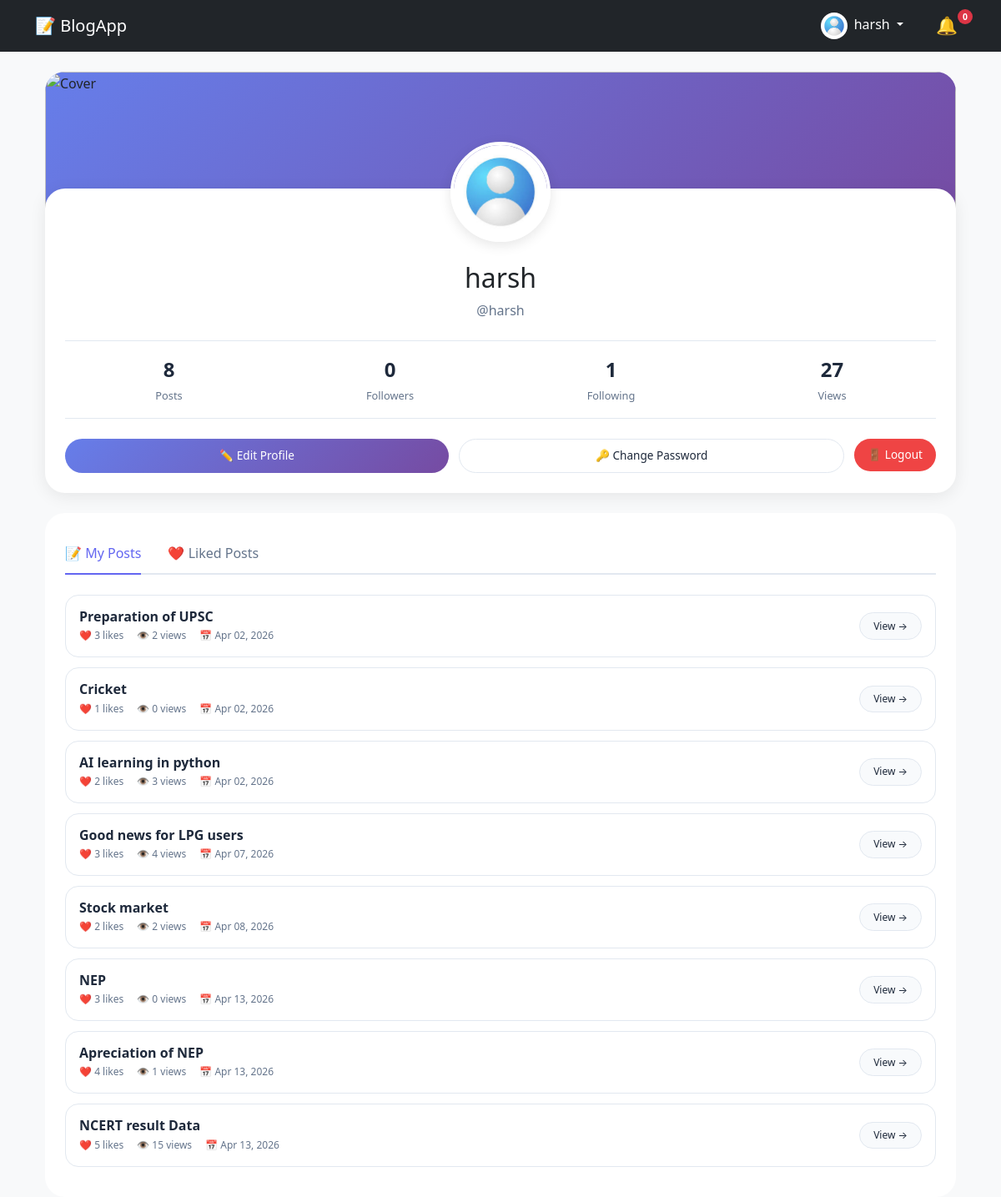
/profile/ (signed in), run on the app's committed database.
### blogapp/models.py (models this page shows, shortened)
class Profile(models.Model):
    user = models.OneToOneField(User, on_delete=models.CASCADE)
    profile_pic = models.ImageField(blank=True, null=True)
    bio = models.TextField(blank=True, null=True)
    followers = models.ManyToManyField(User, related_name="following", blank=True)
    created_at = models.DateTimeField(auto_now_add=True)
    def followers_count(self):  # ← Note the 's'
        return self.followers.count()
    def following_count(self):
        return self.user.following.count()

class Post(models.Model):
    author = models.ForeignKey(User, on_delete=models.CASCADE)
    category = models.ForeignKey(Category, on_delete=models.CASCADE)
    title = models.CharField(max_length=50)
    content = models.TextField()
    image = models.ImageField(null=True, blank=True)
    created_at = models.DateTimeField(auto_now_add=True)
    likes = models.ManyToManyField(User, related_name="liked_posts", blank=True)
    views = models.IntegerField(default=0)
    def total_likes(self):
        return self.likes.count()

### blogapp/views.py (the view)
# urls.py: path('profile/', profile_view, name='profile'),
@login_required
def profile_view(request, username=None):
    if username:
        user = get_object_or_404(User, username=username)
    else:
        user = request.user
    profile, created = Profile.objects.get_or_create(user=user)
    user_posts = Post.objects.filter(author=user)
    liked_posts = user.liked_posts.all()
    print("Total followers", profile.followers.count())
    total_posts = user_posts.count()
    total_likes = sum(post.total_likes() for post in user_posts)
    total_views = sum(post.views for post in user_posts)
    is_following = False
    if request.user.is_authenticated and request.user != user:
        is_following = profile.followers.filter(id=request.user.id).exists()
    context = {
        'user': user,
        'profile': profile,
        'user_posts': user_posts,
        'liked_posts': liked_posts,
        'total_posts': total_posts,
        'total_likes': total_likes,
        'total_views': total_views,
        'is_following': is_following,
    }
    return render(request, "blog/profile.html", context)

### blogapp/context_processors.py (called while the page is built)
def notification_count(request):
    if request.user.is_authenticated:
        count = Notification.objects.filter(
            user=request.user,
            is_read=False
        ).count()
    else:
        count = 0
    return {'notification_count': count}

### blogapp/templates/blog/profile.html (shortened to what this page needs)
{% extends 'base.html' %}
{% load static %}
{% block extra_css %}
<link rel="stylesheet" href="{% static 'css/profile.css' %}">
{% endblock %}
{% block content %}
<div class="container">
    <div class="profile-cover">
    </div>
    <div class="profile-header-card">
        <div class="text-center">
            <div class="avatar-wrapper">
                {% if profile.profile_pic %}
                    <img src="{{ user.profile.profile_pic.url }}" alt="{{ user.username }}" class="profile-avatar-large" onclick="openImageModal(this.src);" style="cursor: pointer;">
                {% else %}
                    <div class="default-avatar-large" onclick="openImageModal(null, '{{ user.username}}')" style="cursor: pointer;">
                        {{ user.username|make_list|first|upper }}
                    </div>
                {% endif %}
            </div>
            <h2 style="margin-top: 0.5rem;">{{ user.get_full_name|default:user.username }}</h2>
            <p style="color: var(--text-gray);">@{{ user.username }}</p>
            <div class="stats-grid">
                <div class="stat-card">
                    <div class="stat-number">{{ total_posts }}</div>
                    <div class="stat-label">Posts</div>
                </div>
                <div class="stat-card">
                    <div class="stat-number" id="followers-count">{{ profile.followers_count }}</div>
                    <div class="stat-label">Followers</div>
                </div>
                <div class="stat-card">
                    <div class="stat-number">{{ profile.following_count }}</div>
                    <div class="stat-label">Following</div>
                </div>
                <div class="stat-card">
                    <div class="stat-number">{{ total_views }}</div>
                    <div class="stat-label">Views</div>
                </div>
            </div>
            {% if request.user == profile.user %}
                <div class="profile-actions">
                    <a href="{% url 'profile_update' %}" class="btn-profile btn-primary-profile">
                        ✏️ Edit Profile
                    </a>
                    <a href="{% url 'password_change' %}" class="btn-profile btn-outline-profile">
                        🔑 Change Password
                    </a>
                    <form action="{% url 'logout' %}" method="post" style="display: inline; margin: 0;">
                        <button type="submit" class="btn-profile btn-danger-profile">
                            🚪 Logout
                        </button>
                    </form>
                </div>
            {% endif %}
        </div>
    </div>
    <div style="background: white; border-radius: 24px; margin-top: 1.5rem; padding: 1.5rem;">
        <div class="profile-tabs">
            <button class="tab-btn active" onclick="switchTab('posts')">📝 My Posts</button>
            <button class="tab-btn" onclick="switchTab('liked')">❤️ Liked Posts</button>
        </div>
        <div id="posts-tab" class="tab-content active">
            {% for post in user_posts %}
                <div class="post-list-item">
                    <div class="post-info">
                        <h4><a href="{% url 'post_detail' post.id %}">{{ post.title }}</a></h4>
                        <div class="post-stats">
                            <span>❤️ {{ post.total_likes }} likes</span>
                            <span>👁️ {{ post.views }} views</span>
                            <span>📅 {{ post.created_at|date:"M d, Y" }}</span>
                        </div>
                    </div>
                    <a href="{% url 'post_detail' post.id %}" class="view-btn">View →</a>
                </div>
            {% empty %}
                <div style="text-align: center; padding: 3rem; color: var(--text-gray);">
                    <div style="font-size: 3rem; margin-bottom: 1rem;">📝</div>
                    <p>No posts yet.</p>
                    <a href="{% url 'post_create' %}" style="color: var(--primary);">Create your first post →</a>
                </div>
            {% endfor %}
        </div>
    </div>
</div>
{% endblock %}

### blogapp/templates/base.html (shortened to what this page needs)
{% load static %}
<html>
<head>
    <link href="https://cdn.jsdelivr.net/npm/bootstrap@5.3.0/dist/css/bootstrap.min.css" rel="stylesheet">
    <link rel="stylesheet" href="{% static 'css/style.css' %}">
    {% block extra_css %}{% endblock %}
</head>
<body class="bg-light">
    <nav class="navbar navbar-expand-lg navbar-dark bg-dark">
        <div class="container">
            <a class="navbar-brand" href="{% url 'post_list' %}">📝 BlogApp</a>
            <div class="d-flex align-items-center gap-3">
                <div class="dropdown">
                    <button class="btn btn-link dropdown-toggle text-white text-decoration-none" type="button"
                        data-bs-toggle="dropdown" aria-expanded="false">
                        {% if user.is_authenticated %}
                            {% if request.user.profile.profile_pic %}
                                <img src="{{ request.user.profile.profile_pic.url }}" alt="Avatar"
                                    style="width: 32px; height: 32px; border-radius: 50%; object-fit: cover;">
                            {% else %}
                                <div style="width: 32px; height: 32px; background: #667eea; border-radius: 50%; display: inline-flex; align-items: center; justify-content: center; color: white;">
                                    {{ request.user.username|make_list|first|upper }}
                                </div>
                            {% endif %}
                        {% else %}
                            <img src="{% static 'images/default-avatar.png' %}" alt="Avatar"
                                style="width: 32px; height: 32px; border-radius: 50%; object-fit: cover;">
                        {% endif %}
                        <span class="ms-1">{{ request.user.username|default:'Guest' }}</span>
                    </button>
                </div>
                {% if request.user.is_authenticated %}
                <div class="notification-wrapper" id="wrapper">
                    <a href="{% url 'notifications' %}" class="notification-bell-link" id="notificationBellLink">
                        🔔
                        <span id="notif-count" class="notification-badge">0</span>
                    </a>
                </div>
                {% endif %}
            </div>
        </div>
    </nav>
    <div class="container mt-4">
        {% block content %}
        {% endblock %}
    </div>
</body>
</html>

### blogapp/static/css/style.css (style rules this page uses)
#wrapper { position: relative; display: inline-block; }
#wrapper a { position: relative; display: inline-flex; align-items: center; gap: 5px; font-size: 1.3rem; text-decoration: none; padding: 5px 10px; border-radius: 50%; transition: all 0.2s; }
#notif-count { position: absolute; top: 1px; right: -8px; background: #dc3545; color: white !important; font-size: 0.65rem; font-weight: bold; min-width: 18px; height: 18px; padding: 0 5px; border-radius: 50%; display: inline-flex; align-items: center; justify-content: center; box-shadow: 0 0 0 2px #212529; }

### blogapp/static/css/profile.css (style rules this page uses)
:root { --primary: #6366f1; --primary-dark: #4f46e5; --text-dark: #1e293b; --text-gray: #64748b; --bg-light: #f8fafc; --border-light: #e2e8f0; }
.profile-cover { position: relative; background: linear-gradient(135deg, #667eea 0%, #764ba2 100%); height: 200px; border-radius: 24px 24px 0 0; overflow: hidden; }
.profile-header-card { background: white; border-radius: 24px; box-shadow: 0 4px 20px rgba(0, 0, 0, 0.08); margin-top: -60px; position: relative; z-index: 2; padding: 1.5rem; }
.profile-avatar-large { width: 120px; height: 120px; border-radius: 50%; object-fit: cover; border: 4px solid white; box-shadow: 0 4px 15px rgba(0, 0, 0, 0.1); margin-top: -80px; margin-bottom: 1rem; }
.avatar-wrapper { position: relative; display: inline-block; cursor: pointer; }
.stats-grid { display: grid; grid-template-columns: repeat(4, 1fr); gap: 1rem; margin: 1.5rem 0; padding: 1rem 0; border-top: 1px solid var(--border-light); border-bottom: 1px solid var(--border-light); }
.stat-card { text-align: center; }
.stat-number { font-size: 1.5rem; font-weight: 700; color: var(--text-dark); }
.stat-label { font-size: 0.8rem; color: var(--text-gray); margin-top: 0.25rem; }
.profile-actions { display: flex; gap: 0.75rem; margin-top: 1rem; }
.btn-profile { flex: 1; padding: 0.6rem 1rem; border-radius: 40px; font-weight: 500; font-size: 0.85rem; text-decoration: none; text-align: center; transition: all 0.3s ease; cursor: pointer; border: none; display: inline-flex; align-items: center; justify-content: center; gap: 0.5rem; }
.btn-primary-profile { background: linear-gradient(135deg, #667eea, #764ba2); color: white; }
.btn-outline-profile { background: transparent; border: 1px solid var(--border-light); color: var(--text-dark); }
.btn-danger-profile { background: #ef4444; color: white; }
.profile-tabs { display: flex; gap: 2rem; border-bottom: 2px solid var(--border-light); margin-bottom: 1.5rem; }
.tab-btn { background: none; border: none; padding: 0.75rem 0; font-size: 1rem; font-weight: 500; color: var(--text-gray); cursor: pointer; transition: all 0.3s ease; position: relative; }
.tab-btn.active { color: var(--primary); }
.tab-btn.active::after { content: ''; position: absolute; bottom: -2px; left: 0; right: 0; height: 2px; background: var(--primary); }
.tab-content { display: none; }
.tab-content.active { display: block; }
.post-list-item { display: flex; justify-content: space-between; align-items: center; padding: 1rem; border-radius: 16px; transition: all 0.3s ease; background: white; border: 1px solid var(--border-light); margin-bottom: 0.75rem; }
.post-info h4 { font-size: 1rem; font-weight: 600; margin-bottom: 0.25rem; }
.post-info h4 a { color: var(--text-dark); text-decoration: none; }
.post-stats { display: flex; gap: 1rem; font-size: 0.75rem; color: var(--text-gray); }
.view-btn { background: var(--bg-light); border: 1px solid var(--border-light); padding: 0.4rem 1rem; border-radius: 40px; font-size: 0.75rem; text-decoration: none; color: var(--text-dark); transition: all 0.3s ease; }

### data on the page
Profile: followers_count "0", following_count "1"
Post: title "Preparation of UPSC", total_likes "3", views "2", created_at "Apr 02, 2026"
Post: title "Cricket", total_likes "1", views "0", created_at "Apr 02, 2026"
Post: title "AI learning in python", total_likes "2", views "3", created_at "Apr 02, 2026"
Post: title "Good news for LPG users", total_likes "3", views "4", created_at "Apr 07, 2026"
Post: title "Stock market", total_likes "2", views "2", created_at "Apr 08, 2026"
Post: title "NEP", total_likes "3", views "0", created_at "Apr 13, 2026"
Post: title "Apreciation of NEP", total_likes "4", views "1", created_at "Apr 13, 2026"
Post: title "NCERT result Data", total_likes "5", views "15", created_at "Apr 13, 2026"

### other printed values
{{ request.user.username|default:'Guest' }} "harsh"
{{ user.get_full_name|default:user.username }} "harsh"
{{ user.username }} "harsh"
{{ total_posts }} "8"
{{ total_views }} "27"
